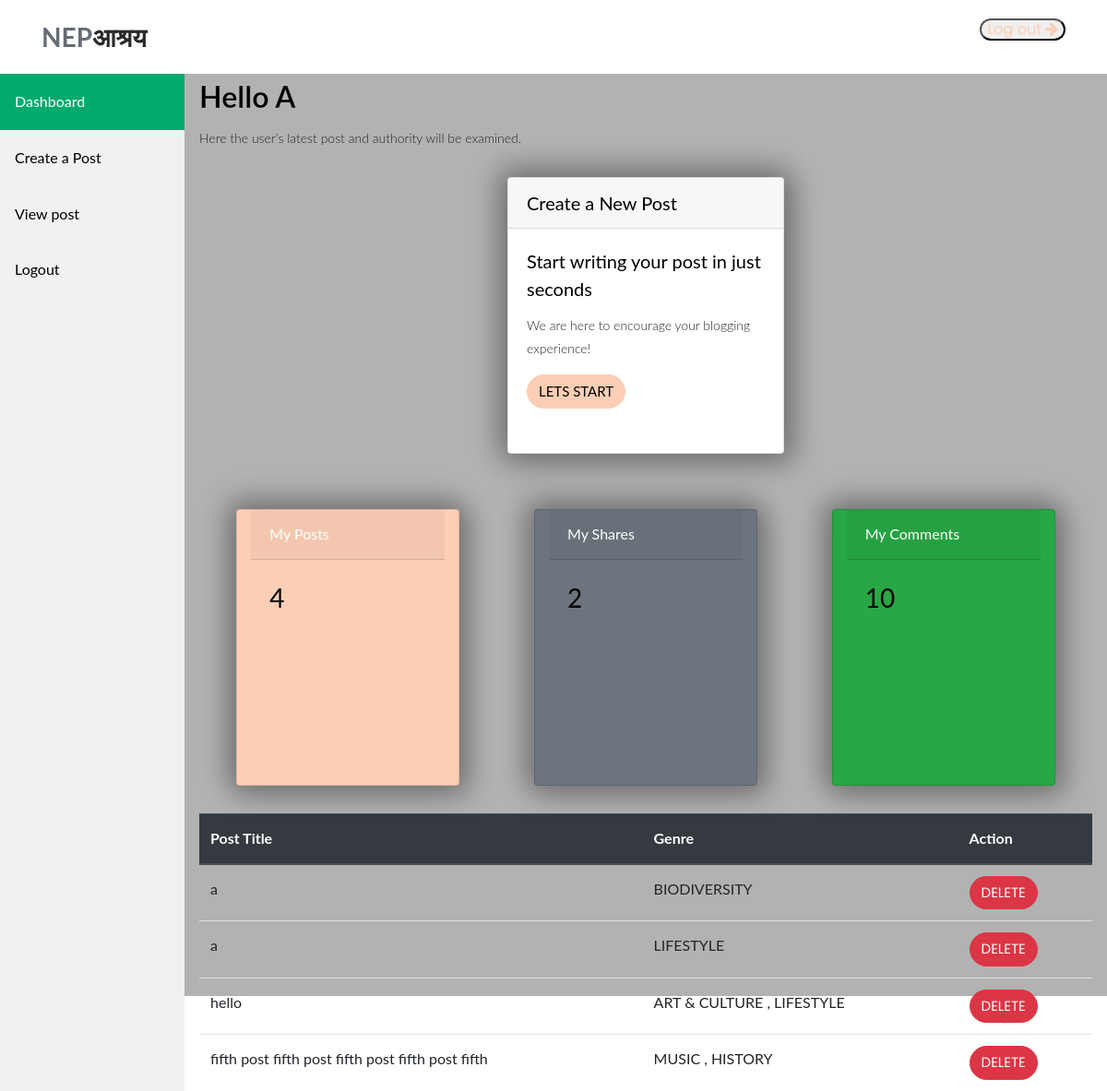
The app's page /upload/ (signed in), older data.
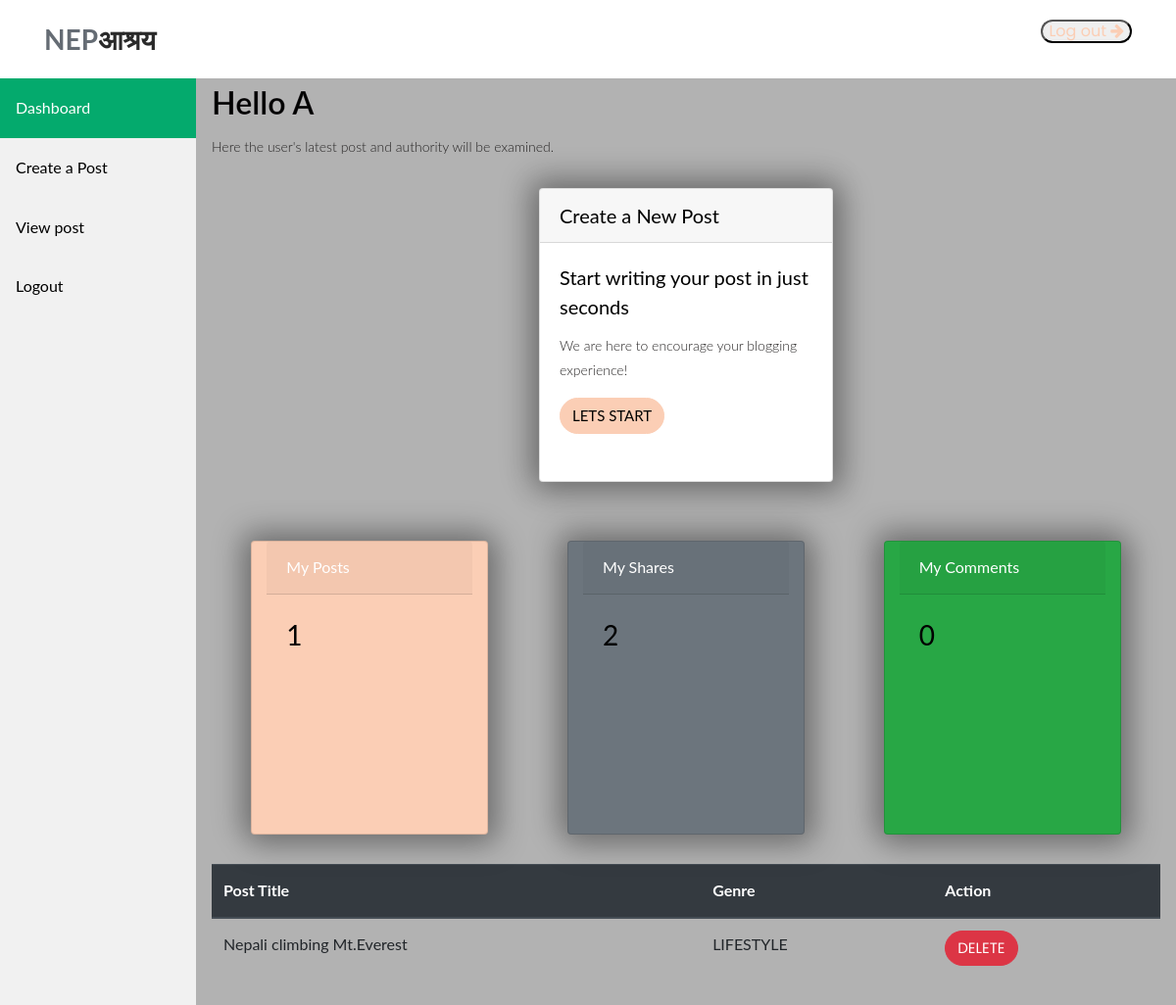
The same page, newer data.
### Nepa_application/models.py (models this page shows, shortened)
class Topic(models.Model):
    title = models.CharField(max_length=100)
    long_description = models.TextField()
    category = models.ManyToManyField("Category", related_name='topics')
    province = models.ForeignKey(province, on_delete=models.CASCADE, related_name='topics')
    post_date = models.DateTimeField(default=timezone.now)
    is_verified = models.BooleanField(default=False)
    author = models.CharField(max_length=100, default="Anonymous")
    likes = models.ManyToManyField(User, related_name='topic', blank=True)
    report = models.IntegerField(User, default=0)
    commentCount = models.IntegerField(default=0, null=True, blank=True)
    views = models.IntegerField(default=0)
    class Meta:
        ordering = ['-post_date']

class Category(models.Model):
    name = models.CharField(max_length=100)
    description = models.TextField()
    image = models.ImageField(upload_to='category_images')

### Nepa_application/views.py (the view, shortened to what this page needs)
# urls.py: path('upload/', views.upload, name = 'upload'),
@login_required(login_url="authsignin")
def upload(request):
    context = []
    username = request.user.username
    if request.user.is_authenticated and not request.user.is_staff:
        my_posts = models.Topic.objects.filter(author=username)
        date_created = models.Topic.objects.filter(author=username).values('post_date')
        categories = models.Category.objects.filter(topics__in=my_posts)
        number_of_total_posts = my_posts.count()
        total_comments = get_total_comments_for_user(username)
        context = {'my_post': my_posts,
                'username':username,
                'categories':categories,
                'number_of_total_posts':number_of_total_posts,
                'date_created': date_created,
                'number':total_comments,
                }
    return render(request, 'auth/admin_index.html', context)

### Nepa_application/views.py (called while the page is built)
def get_total_comments_for_user(username):
    user = User.objects.get(username=username)
    total_comments = models.Comment.objects.filter(author=user).count()
    return total_comments

### templates/auth/admin_index.html (shortened to what the changed rows need)
{% load static %}
<!DOCTYPE html>
<html lang="en">
<head>
  <link rel="stylesheet" href="https://stackpath.bootstrapcdn.com/bootstrap/4.5.2/css/bootstrap.min.css">
  <link rel="stylesheet" type="text/css" href="{% static 'assets/css/bootstrap.min.css' %}">
  <link rel="stylesheet" type="text/css" href="{% static 'assets/css/font-awesome.css' %}">
  <link rel="stylesheet" type="text/css" href="{% static 'assets/css/owl-carousel.css' %}">
  <link rel="stylesheet" href="{% static 'assets/css/tooplate-artxibition.css' %}">
  <link rel="stylesheet" href="{% static 'assets/css/style.css' %}">
  <link href="{% static 'assets/css/main.css' %}" rel="stylesheet" />
</head>
<body>
{% if user.is_authenticated and user.is_staff %}
<div class="content">
    <h2><b>Hello {{username|upper}}</b></h2>
    <p>Here the user's latest post and authority will be examined.</p>
    <div class="container">
        <div class="row">
            <div class="card text-white bg-primary col-md-3 d-flex" >
                <div class="card-header">Posts</div>
                <div class="card-body">
                  <h3 class="card-title">{{number_of_total_posts}}</h3>
                </div>
            </div>
            <div class="card text-white bg-secondary col-md-3 d-flex" >
                <div class="card-header">Shares</div>
                <div class="card-body">
                  <h3 class="card-title">2</h3>
                </div>
            </div>
            <div class="card text-white bg-success col-md-3 d-flex" >
                <div class="card-header">Comments</div>
                <div class="card-body">
                  <h3 class="card-title">{{number}}</h3>
                </div>
            </div>
        </div>
    </div>
    <br><br>
    <h2>Unverified Posts</h2>
    <br>
    <table class="table">
        <thead class="thead-dark">
          <tr>
            <th scope="col">Username</th>
            <th scope="col">Post Title</th>
            <th scope="col">Genre</th>
            <th scope="col">Action</th>
          </tr>
        </thead>
        <tbody>
          {% for post in unverified_posts %}
          <tr>
            <td>{{post.author}}</td>
            <td>{{post.title | slice:50 }}</td>
            <td>
              {% for category in post.category.all %}
                {{ category.name }}
                {% if not forloop.last %}, {% endif %}
              {% endfor %}
            </td>
            <td>
              <form action="{% url 'verify_post' post.id %}" method="post" id="postForm">
                {% csrf_token %}
                <button type="submit" class="btn btn-success" onclick="confirmpost()" style="margin: 0; ">Post</button>
                <script>
                  function confirmpost() {
                    if (confirm("Are you sure you want to post this?")) {
            document.getElementById("postForm").submit();
        } else {
            return false;
        }
                  }
                </script>
              </form>
              <br>
              <form action="{% url 'block_post' post.id %}" method="post">
                {% csrf_token %}
                <button type="submit" class="btn btn-danger" onclick="confirmdelete()"  style="margin-top: -10px;">Block</button>
                <script>
                  function confirmdelete() {
                    confirm("Are you sure you want to block this post?")
                  }
                </script>
              </form>
              <form action="{% url 'view_post' post.id %}" method="post">
                {% csrf_token %}
                <button type="submit" class="btn btn-secondary" style="margin-top: 10px;">View</button>
              </form>
            </td>
            </tr>
        {% endfor %}
        </tbody>
    </table>
</div>
{% elif user.is_authenticated and not user.is_staff %}
<div class="content">
    <h2><b>Hello {{username|upper}}</b></h2>
    <p>Here the user's latest post and authority will be examined.</p>
    <div class="card">
      <h5 class="card-header">Create a New Post</h5>
      <div class="card-body">
        <h5 class="card-title">Start writing your post in just seconds</h5>
        <p class="card-text">We are here to encourage your blogging experience!</p>
        <a href="{% url 'create_post' %}" class="btn btn-primary">Lets Start</a>
      </div>
    </div>
    <div class="container">
        <div class="row">
          <div class="card text-white bg-primary col-md-3 d-flex" >
            <div class="card-header">My Posts</div>
            <div class="card-body">
              <h3 class="card-title">{{number_of_total_posts}}</h3>
            </div>
          </div>
          <div class="card text-white bg-secondary col-md-3 d-flex" >
            <div class="card-header">My Shares</div>
            <div class="card-body">
              <h3 class="card-title">2</h3>
            </div>
          </div>
          <div class="card text-white bg-success col-md-3 d-flex" >
            <div class="card-header">My Comments</div>
            <div class="card-body">
              <h3 class="card-title">{{number}}</h3>
            </div>
          </div>
        </div>
    </div>
    <table class="table">
        <thead class="thead-dark">
          <tr>
            <th scope="col">Post Title</th>
            <th scope="col">Genre</th>
            <th scope="col">Action</th>
          </tr>
        </thead>
        <tbody>
          {% for post in my_post %}
          <tr>
            <td>{{post.title | slice:50}}</td>
            <td>{% for category in post.category.all %}
              {{ category.name }}
              {% if not forloop.last %}, {% endif %}
            {% endfor %}</td>
            <td><form action="{% url 'block_post' post.id %}" method="post">
              <button type="submit" class="btn btn-danger" onclick="confirmdelete()">Delete</button>
            </form></td>
          </tr>
          {% endfor %}
        </tbody>
    </table>
</div>
{% endif %}
</body>
</html>

Row changes from the older to the newer data that the page shows:
removed Topic: title "a"
no longer on this page (row unchanged): Category: name "BIODIVERSITY", shown under "a"
removed Topic: title "a", Category (name "LIFESTYLE")
removed Topic: title "hello", Category (name "LIFESTYLE")
no longer on this page (row unchanged): Category: name "ART & CULTURE", shown under "hello"
removed Topic: title "fifth post fifth post fifth post fifth post fifth"
no longer on this page (row unchanged): Category: name "MUSIC", shown under "fifth post fifth post fifth post fifth post fifth"
no longer on this page (row unchanged): Category: name "HISTORY", shown under "fifth post fifth post fifth post fifth post fifth"
added Topic: title "Nepali climbing Mt.Everest", Category (name "LIFESTYLE")
Text that changed along with them:
{{ number_of_total_posts }}: "4" → "1"
{{ number }}: "10" → "0"
